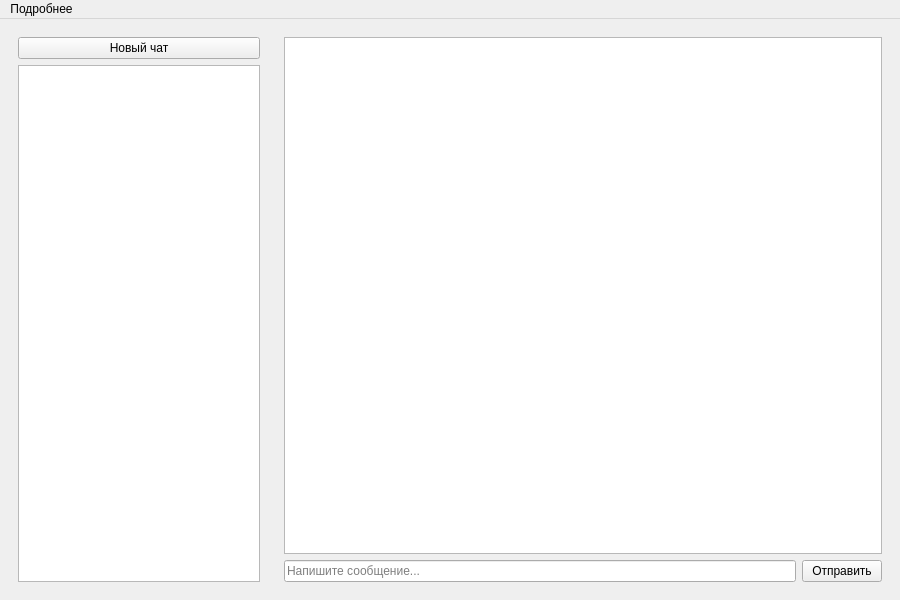
<?xml version="1.0" encoding="UTF-8"?>
<ui version="4.0">
 <class>MainWindow</class>
 <widget class="QMainWindow" name="MainWindow">
  <property name="geometry">
   <rect>
    <x>0</x>
    <y>0</y>
    <width>900</width>
    <height>600</height>
   </rect>
  </property>
  <property name="windowTitle">
   <string>AI B2B SaaS API Chat</string>
  </property>
  <widget class="QWidget" name="centralwidget">
   <layout class="QHBoxLayout" name="main_layout">
    <item>
     <widget class="QWidget" name="sidebar_widget">
      <property name="minimumSize">
       <size>
        <width>200</width>
        <height>0</height>
       </size>
      </property>
      <property name="maximumSize">
       <size>
        <width>260</width>
        <height>16777215</height>
       </size>
      </property>
      <layout class="QVBoxLayout" name="sidebar_layout">
       <item>
        <widget class="QPushButton" name="new_chat_button">
         <property name="text">
          <string>Новый чат</string>
         </property>
        </widget>
       </item>
       <item>
        <widget class="QListWidget" name="chats_list">
         <property name="horizontalScrollBarPolicy">
          <enum>Qt::ScrollBarAlwaysOff</enum>
         </property>
         <property name="textElideMode">
          <enum>Qt::ElideRight</enum>
         </property>
        </widget>
       </item>
      </layout>
     </widget>
    </item>
    <item>
     <widget class="QWidget" name="chat_widget">
      <layout class="QVBoxLayout" name="chat_layout">
       <item>
        <widget class="QTextBrowser" name="chat_view"/>
       </item>
       <item>
        <layout class="QHBoxLayout" name="input_layout">
         <item>
          <widget class="QLineEdit" name="message_input">
           <property name="placeholderText">
            <string>Напишите сообщение...</string>
           </property>
          </widget>
         </item>
         <item>
          <widget class="QPushButton" name="send_button">
           <property name="text">
            <string>Отправить</string>
           </property>
          </widget>
         </item>
        </layout>
       </item>
      </layout>
     </widget>
    </item>
   </layout>
  </widget>
  <widget class="QMenuBar" name="menubar">
   <property name="geometry">
    <rect>
     <x>0</x>
     <y>0</y>
     <width>900</width>
     <height>22</height>
    </rect>
   </property>
   <widget class="QMenu" name="menu_settings">
    <property name="title">
     <string>Подробнее</string>
    </property>
    <addaction name="action_settings"/>
   </widget>
   <addaction name="menu_settings"/>
  </widget>
  <action name="action_settings">
   <property name="text">
    <string>Настройки…</string>
   </property>
  </action>
 </widget>
 <resources/>
 <connections/>
</ui>
